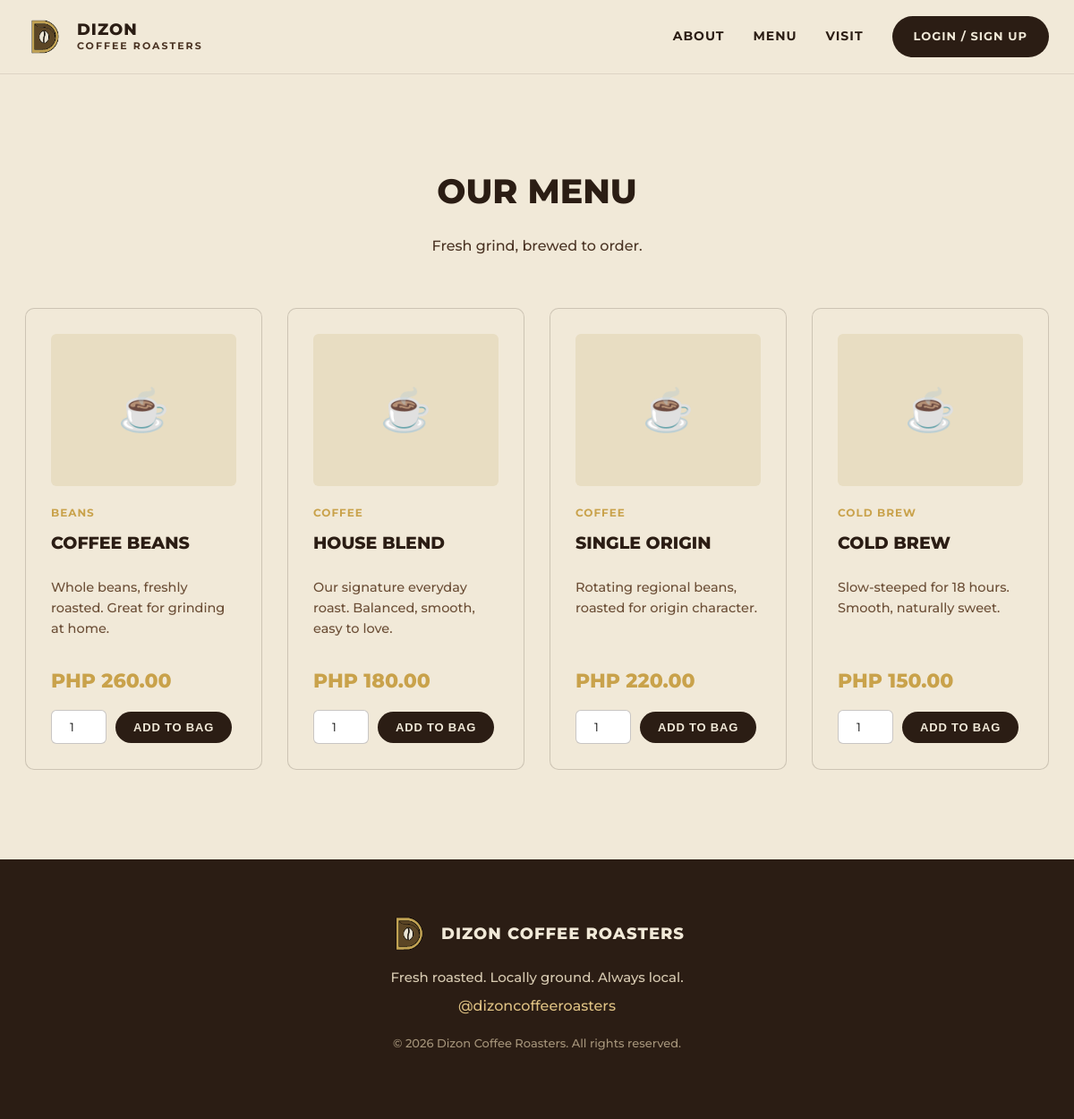
Page /menu.php on the earlier database version.
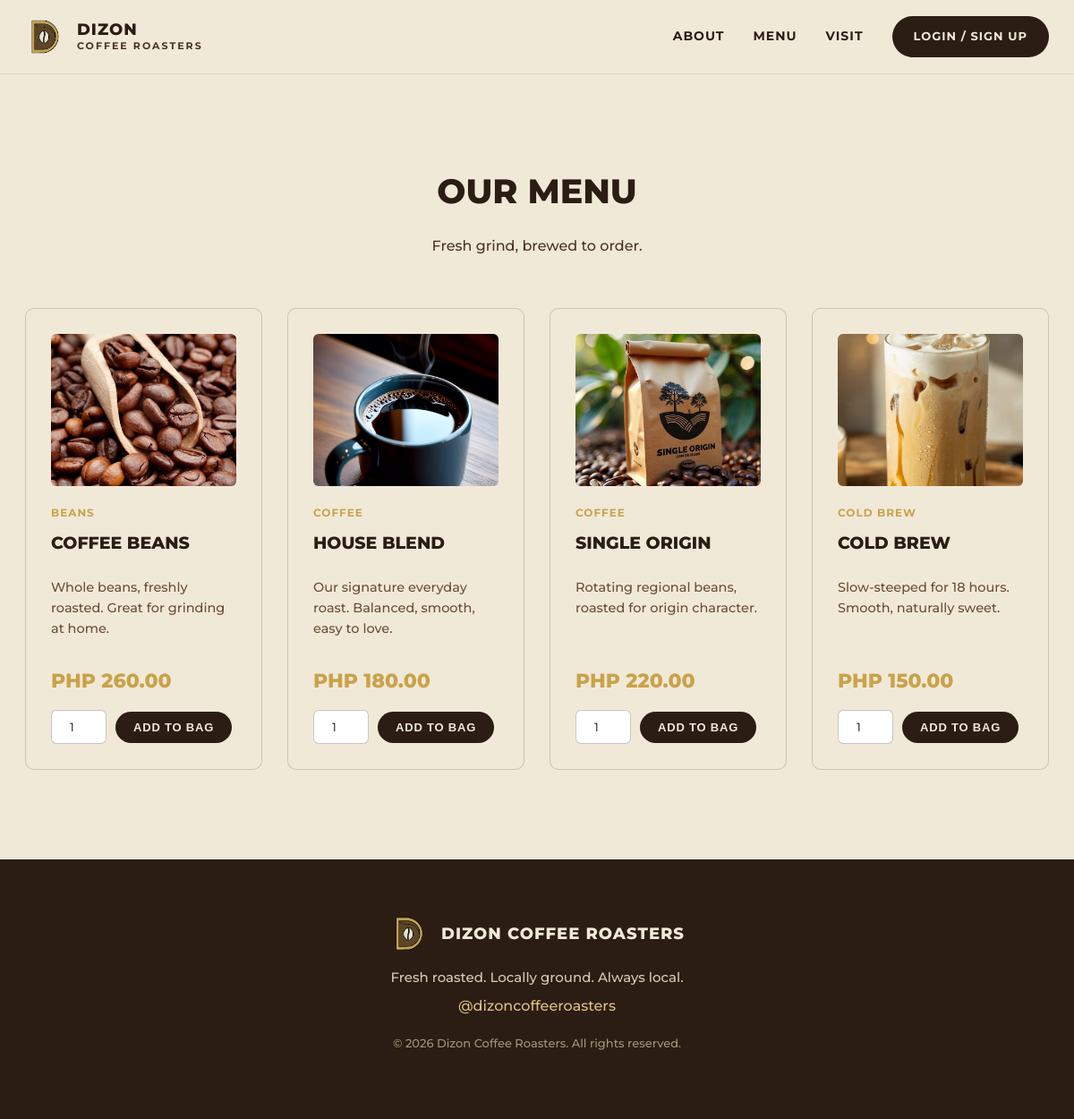
Same page on the later database version.
### tables this page shows
CREATE TABLE IF NOT EXISTS menu_items (
    id INT AUTO_INCREMENT PRIMARY KEY,
    name VARCHAR(100) NOT NULL,
    description VARCHAR(255) DEFAULT NULL,
    price DECIMAL(10,2) NOT NULL,
    category VARCHAR(50) NOT NULL,
    image VARCHAR(255) DEFAULT NULL,
    created_at TIMESTAMP NOT NULL DEFAULT CURRENT_TIMESTAMP
);

### includes/functions.php (called while the page is built, shortened)
<?php
function e($string) {
    return htmlspecialchars($string ?? '', ENT_QUOTES, 'UTF-8');
}
function isLoggedIn() {
    return isset($_SESSION['user_id']);
}
function isAdmin() {
    return isLoggedIn() && ($_SESSION['role'] ?? '') === 'admin';
}
function formatPrice($amount) {
    return 'PHP ' . number_format((float) $amount, 2);
}

### menu.php (the view, shortened to what this page needs)
<?php
require_once __DIR__ . '/config/config.php';
require_once __DIR__ . '/includes/functions.php';
$stmt = $pdo->query('SELECT * FROM menu_items ORDER BY category, name');
$menuItems = $stmt->fetchAll();
require_once __DIR__ . '/includes/header.php';
?>
<section class="menu-page">
    <div class="container">
        <h1>Our Menu</h1>
        <p class="menu-page__sub">Fresh grind, brewed to order.</p>
        <?php if (empty($menuItems)): ?>
            <div class="empty-state">The menu is being updated. Please check back soon.</div>
        <?php else: ?>
            <div class="menu-grid">
                <?php foreach ($menuItems as $item): ?>
                    <div class="menu-card">
                        <?php if (!empty($item['image'])): ?>
                            <img class="menu-card__image" src="<?= BASE_URL ?>/<?= e($item['image']) ?>" alt="<?= e($item['name']) ?>">
                        <?php else: ?>
                            <div class="menu-card__placeholder">&#9749;</div>
                        <?php endif; ?>
                        <span class="menu-card__category"><?= e($item['category']) ?></span>
                        <h3><?= e($item['name']) ?></h3>
                        <p><?= e($item['description']) ?></p>
                        <div class="menu-card__price"><?= formatPrice($item['price']) ?></div>
                        <?php if (isAdmin()): ?>
                            <span class="badge badge--pending">Admin view — login as customer to order</span>
                        <?php else: ?>
                            <form method="POST" action="<?= BASE_URL ?>/add_to_cart.php">
                                <input type="number" name="quantity" value="1" min="1" max="20">
                                <button type="submit" class="btn btn--dark btn--small">Add to Bag</button>
                            </form>
                        <?php endif; ?>
                    </div>
                <?php endforeach; ?>
            </div>
        <?php endif; ?>
    </div>
</section>
<?php require_once __DIR__ . '/includes/footer.php'; ?>

### includes/header.php (shortened to what this page needs)
<?php
$bodyClass = $bodyClass ?? '';
?>
<!DOCTYPE html>
<html lang="en">
<head>
<link rel="stylesheet" href="<?= BASE_URL ?>/assets/css/style.css">
</head>
<body class="<?= e($bodyClass) ?>">
<header class="site-header">
    <div class="container site-header__inner">
        <a class="brand" href="<?= BASE_URL ?>/index.php">
            <img src="<?= BASE_URL ?>/assets/img/logo.png" alt="Dizon Coffee Roasters logo" class="brand__logo">
            <span class="brand__text">DIZON<br><small>COFFEE ROASTERS</small></span>
        </a>
        <nav class="main-nav" id="mainNav">
            <a href="<?= BASE_URL ?>/index.php#mission">ABOUT</a>
            <a href="<?= BASE_URL ?>/menu.php">MENU</a>
            <a href="<?= BASE_URL ?>/index.php#visit">VISIT</a>
            <?php if (isAdmin()): ?>
                <a href="<?= BASE_URL ?>/admin/dashboard.php">ADMIN DASHBOARD</a>
                <span class="nav-user">Admin</span>
                <a href="<?= BASE_URL ?>/logout.php" class="btn btn--nav">Logout</a>
            <?php else: ?>
                <a href="<?= BASE_URL ?>/auth.php" class="btn btn--nav">LOGIN / SIGN UP</a>
            <?php endif; ?>
        </nav>
    </div>
</header>
<main>

### includes/footer.php (shortened to what this page needs)
</main>
<footer class="site-footer">
    <div class="container site-footer__inner">
        <a class="brand brand--footer" href="<?= BASE_URL ?>/index.php">
            <img src="<?= BASE_URL ?>/assets/img/logo.png" alt="Dizon Coffee Roasters logo" class="brand__logo">
            <span class="brand__text">DIZON COFFEE ROASTERS</span>
        </a>
        <p class="site-footer__tagline">Fresh roasted. Locally ground. Always local.</p>
        <p class="site-footer__social">@dizoncoffeeroasters</p>
        <p class="site-footer__copy">&copy; <?= date('Y') ?> Dizon Coffee Roasters. All rights reserved.</p>
    </div>
</footer>
</body>
</html>

### assets/css/style.css (style rules this page uses)
:root { --cream: #F1E9D8; --cream-2: #E8DDC2; --brown-dark: #2B1D14; --brown: #4A3323; --brown-light: #6B4E36; --gold: #C9A24B; --gold-light: #DEC183; --text-dark: #2B1D14; --white: #FFFFFF; --danger: #A33B2E; --success: #3B6B3B; --radius: 10px; --font: 'Montserrat', 'Segoe UI', Arial, sans-serif; }
* { box-sizing: border-box; }
body { margin: 0; font-family: var(--font); font-size: 16px; font-weight: 500; color: var(--text-dark); background: var(--cream); line-height: 1.65; }
img { max-width: 100%; display: block; }
a { color: inherit; text-decoration: none; }
.container { max-width: 1200px; margin: 0 auto; padding: 0 28px; }
h1, h2, h3, h4 { margin: 0 0 14px; font-family: var(--font); font-weight: 800; }
.btn { display: inline-block; border: none; cursor: pointer; padding: 17px 36px; border-radius: 999px; font-weight: 700; font-size: 15px; letter-spacing: 0.8px; text-transform: uppercase; text-align: center; transition: transform 0.15s ease, background-color 0.15s ease; }
.btn--dark { background: var(--brown-dark); color: var(--cream); }
.btn--nav { background: var(--brown-dark); color: var(--cream) !important; padding: 12px 24px; }
.btn--small { padding: 10px 20px; font-size: 13px; }
.site-header { background: var(--cream); border-bottom: 1px solid rgba(43,29,20,0.1); position: sticky; top: 0; z-index: 50; }
.site-header__inner { display: flex; align-items: center; justify-content: space-between; padding-top: 18px; padding-bottom: 18px; }
.brand { display: flex; align-items: center; gap: 12px; }
.brand__logo { width: 46px; height: 46px; }
.brand__text { font-weight: 800; letter-spacing: 1px; line-height: 0.9; font-size: 18px; }
.brand__text small { font-size: 11px; letter-spacing: 2px; color: var(--brown); font-weight: 700; }
.main-nav { display: flex; align-items: center; gap: 32px; }
.main-nav a { font-size: 14px; font-weight: 700; letter-spacing: 1px; text-transform: uppercase; color: var(--brown-dark); }
.main-nav a.btn--nav { font-size: 13px; }
.menu-preview, .menu-page { padding: 100px 0; text-align: center; }
.menu-preview h2, .menu-page h1 { text-transform: uppercase; font-size: 38px; }
.menu-preview__sub, .menu-page__sub { color: var(--brown); margin-bottom: 56px; font-size: 16px; }
.menu-grid { display: grid; grid-template-columns: repeat(4, 1fr); gap: 28px; text-align: left; }
.menu-card { background: var(--cream); border: 1px solid rgba(43,29,20,0.18); border-radius: var(--radius); padding: 28px; display: flex; flex-direction: column; }
.menu-card__image { width: 100%; height: 170px; object-fit: cover; border-radius: 6px; margin-bottom: 20px; background: var(--cream-2); }
.menu-card__category { font-size: 12px; letter-spacing: 1px; color: var(--gold); text-transform: uppercase; font-weight: 700; }
.menu-card h3 { text-transform: uppercase; font-size: 19px; margin: 8px 0; }
.menu-card p { font-size: 14.5px; color: var(--brown-light); flex-grow: 1; line-height: 1.6; }
.menu-card__price { font-weight: 800; color: var(--gold); font-size: 22px; margin: 14px 0; }
.menu-card form { display: flex; gap: 10px; align-items: center; }
.menu-card input[type=number] { width: 62px; padding: 10px; border-radius: 6px; border: 1px solid rgba(43,29,20,0.25); text-align: center; font-family: inherit; }
.site-footer { background: var(--brown-dark); color: var(--cream); padding: 60px 0; text-align: center; }
.brand--footer { justify-content: center; margin-bottom: 14px; }
.site-footer__tagline { color: #D8CBB2; margin: 6px 0; font-size: 15px; }
.site-footer__social { color: var(--gold-light); margin: 6px 0; }
.site-footer__copy { font-size: 13px; color: #A5947A; margin-top: 18px; }
.menu-card__placeholder { width: 100%; height: 170px; border-radius: 6px; margin-bottom: 20px; background: var(--cream-2); display: flex; align-items: center; justify-content: center; font-size: 46px; }

Differences in the rows shown:
changed menu_items "PHP 260.00": image: picture added; no longer shows "☕"
changed menu_items "PHP 180.00": image: picture added; no longer shows "☕"
changed menu_items "PHP 220.00": image: picture added; no longer shows "☕"
changed menu_items "PHP 150.00": image: picture added; no longer shows "☕"
